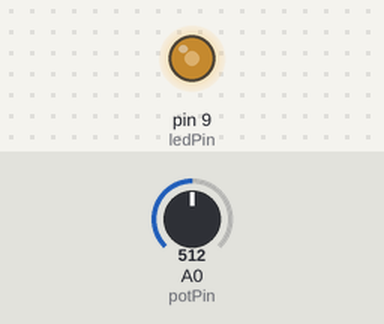
A sketch run on a simulated Arduino Uno, built with avr-gcc and run on an emulated ATmega328P. On the bench: output pins drawn as LEDs (lit = HIGH). The inputs (shaded band) are chosen by the test bench; at power-on: A0 (potPin) = 512.

Above: at 1.3 s.
1.4 s: A0 (potPin) set to 716
At 2.7 s:
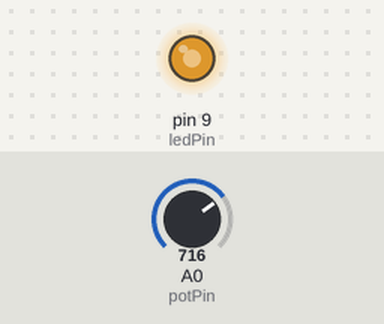
3.0 s: A0 (potPin) set to 900
At 3.9 s:
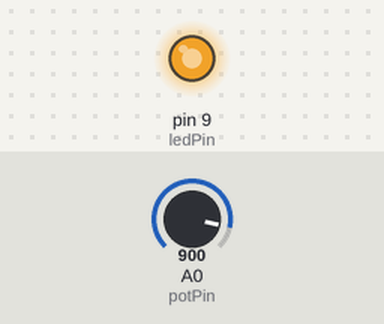
4.5 s: A0 (potPin) set to 122
At 5.1 s:
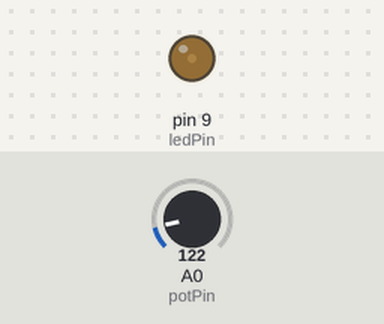
6.0 s: A0 (potPin) set to 0
At 7.2 s:
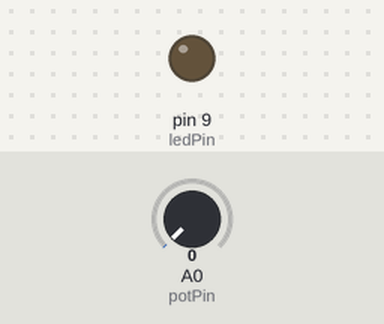
7.5 s: A0 (potPin) set to 511
At 8.6 s:
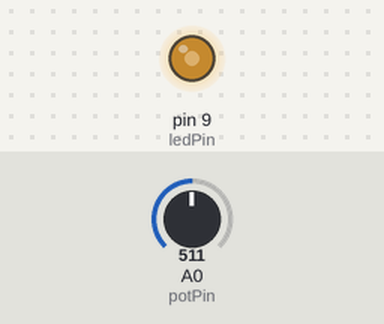
Timing chart, 0 to 10.0 s (numbered marks = the images above; inputs shaded):
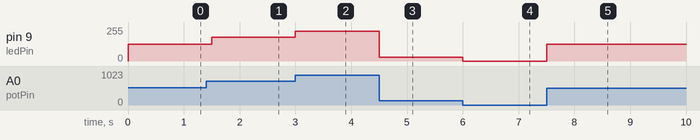

The sketch:

potentiometerLedPwm.ino
```cpp
int ledPin = 9;
int potPin = A0;

void setup() {
  // put your setup code here, to run once:

  pinMode(ledPin,OUTPUT);

  digitalWrite(ledPin,LOW);

 Serial.begin(9600);


}

void loop() {

  int potValue = analogRead(potPin);

  potValue = map(potValue,0,1023,0,255);

  analogWrite(ledPin,potValue);


  delay(500);


}
```

Measured:
- after the input at 1.4 s, pin 9 (ledPin): 127/255 → 178/255 after 0.10 s
- after the input at 3.0 s, pin 9 (ledPin): 178/255 → 224/255 at once
- after the input at 4.5 s, pin 9 (ledPin): 224/255 → 30/255 at once
- after the input at 6.0 s, pin 9 (ledPin): 30/255 → 0/255 at once
- after the input at 7.5 s, pin 9 (ledPin): 0/255 → 127/255 at once
